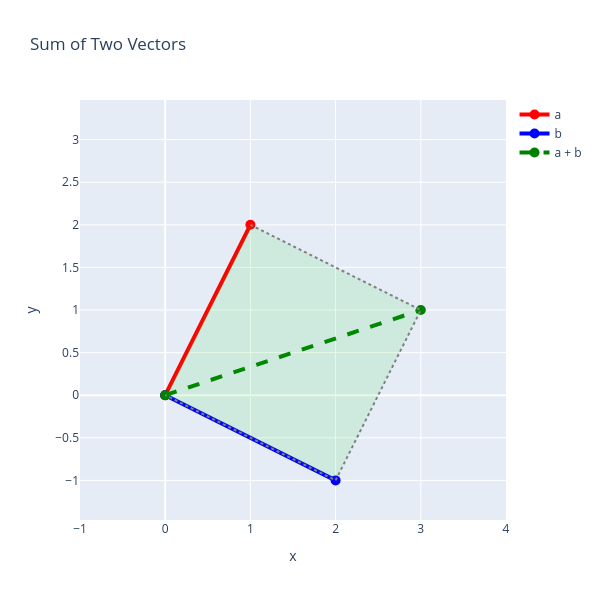

Notebook code cell kept with this figure:
### Markdown cell above
## Sums and Differences of Vectors

### Code cell
# Plot the sum of two vectors as a triangle, keeping the original vectors in place


# Example vectors
a = np.array([1, 2])
b = np.array([2, -1])

fig = show_sum(a, b)

fig.show()

### Figure 1 — Plotly figure (JSON) as saved in the notebook; plotly's stock layout.template omitted (floating-point values rounded to 4 significant figures)
{"data": [{"line": {"color": "red", "width": 4}, "marker": {"color": "red", "size": 10}, "mode": "lines+markers", "name": "a", "type": "scatter", "x": [0, 1], "y": [0, 2]}, {"line": {"color": "blue", "width": 4}, "marker": {"color": "blue", "size": 10}, "mode": "lines+markers", "name": "b", "type": "scatter", "x": [0, 2], "y": [0, -1]}, {"line": {"color": "green", "dash": "dash", "width": 4}, "marker": {"color": "green", "size": 10}, "mode": "lines+markers", "name": "a + b", "type": "scatter", "x": [0, 3], "y": [0, 1]}, {"fill": "toself", "fillcolor": "rgba(0,200,0,0.1)", "line": {"color": "gray", "dash": "dot", "width": 2}, "mode": "lines", "showlegend": false, "type": "scatter", "x": [1, 3, 2, 0], "y": [2, 1, -1, 0]}], "layout": {"height": 600, "title": {"text": "Sum of Two Vectors"}, "width": 600, "xaxis": {"range": [-1, 4], "title": {"text": "x"}}, "yaxis": {"range": [-1, 3], "scaleanchor": "x", "scaleratio": 1, "title": {"text": "y"}}}}
